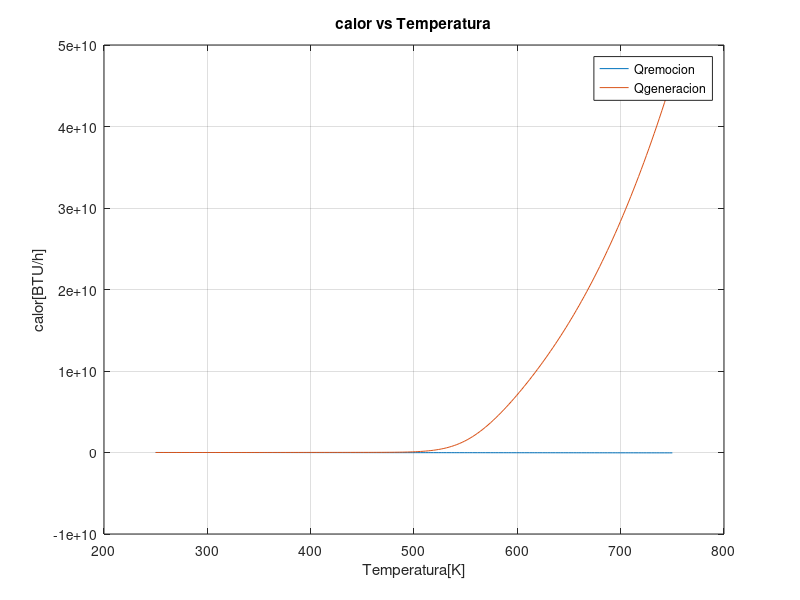
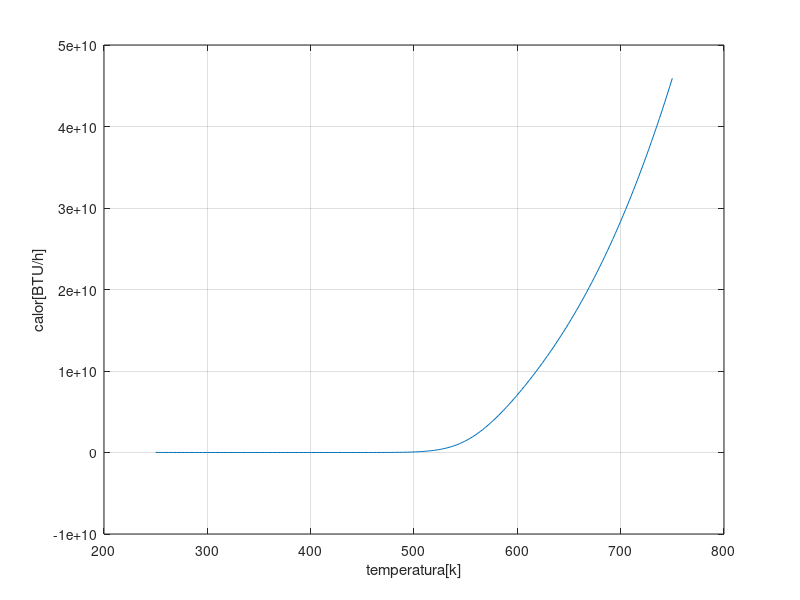

Write the MATLAB code that produced these figures, in order. (Note: this script raises an error after producing the figures.)
clear all;
R=1.987;
Q=1000;
V=10;
Ca0=0.3;
Cb0=0;
Cc0=0;
T0=283.15;
Cpa=200;
Cpb=200;
Cpc=200;
K10=3.03;
K20=4.58;
T10=300;
T20=500;
Ea1=9900;
Ea2=27000;
dHrx1=-55000;
dHrx2=-71500;
UA=40000;
Ta=273.15+57;
Ea1R=Ea1/R;
Ea2R=Ea2/R;
tau=V/Q;
T=linspace(250,750,200);
npT=length(T);
for i=1:npT   
k1(i)=K10*exp(Ea1R*(1/T10-1/T(i)));
k2(i)=K20*exp(Ea2R*(1/T20-1/T(i)));
Ca(i)=Ca0/(1+tau*k1(i));
Cb(i)=Cb0+tau*k1(i)/(1+k2(i)*tau);
Cc(i)=Cc0+tau*k2(i)*Cb(i);
ra1(i)=k1(i)*Ca(i);
ra1(i)=-k1(i)*Ca(i);
rb2(i)=-k2(i)*Cb(i);
Qremocion(i)=Q*Ca0*Cpa*(T0-T(i))+UA*(Ta-T(i));
Qgeneracion(i)=V*(-dHrx1)*(-ra1(i))+V*(-dHrx2)*(-rb2(i));
funcion(i)=Qgeneracion(i)+Qremocion(i);
end
figure(1)
plot(T,Qremocion,T,Qgeneracion)
legend('Qremocion','Qgeneracion')
xlabel('Temperatura[K]'),ylabel('calor[BTU/h]')
grid
title('calor vs Temperatura')
figure(2)
plot(T,funcion)
xlabel('temperatura[k]'),ylabel('calor[BTU/h]')
grid
tilte('Qgeneracion-Qremocion vs temperatura')